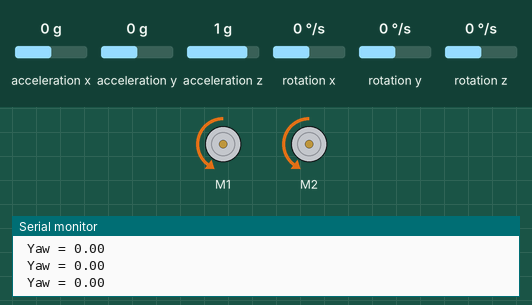
Simulated run of this sketch. Board: Arduino Uno, built with avr-gcc and run on an emulated ATmega328P. Parts: 2 × DC motor (green arrow = forward, orange = backward, longer = faster), the last lines printed to the serial monitor. Inputs (shaded band) come from the test bench; at power-on: rotation z 0 °/s, acceleration x 0 g, acceleration y 0 g, acceleration z 1 g, rotation x 0 °/s, rotation y 0 °/s.

Above: at 1.2 s.
1.3 s: rotation z set to 7 °/s
At 2.4 s:
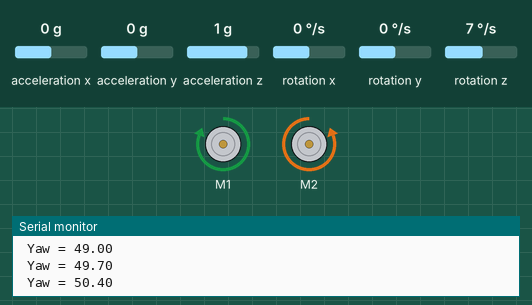
3.2 s: rotation z set to -192 °/s
At 3.6 s:
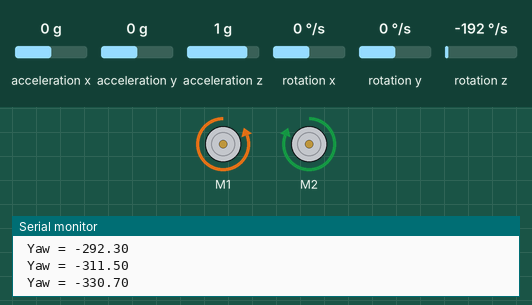
4.7 s: rotation z set to 100 °/s
At 7.42 s:
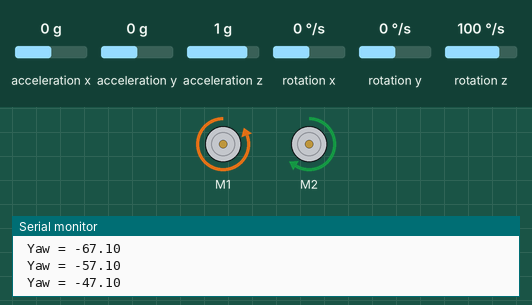
7.7 s: rotation z set to -100 °/s
At 7.95 s:
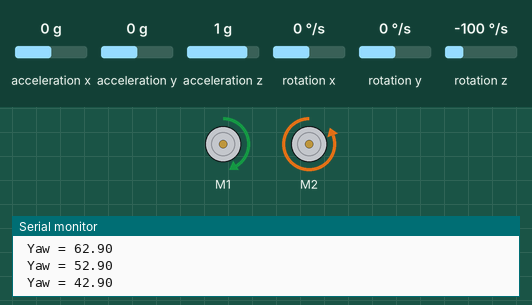
9.5 s: rotation z set to 192 °/s
At 11.5 s:
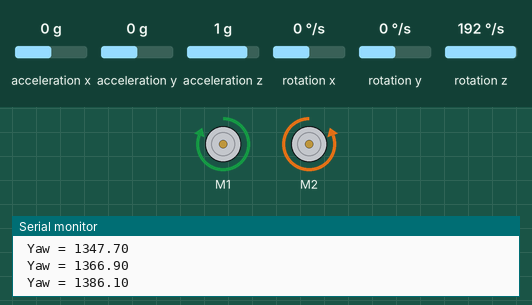
11.8 s: rotation z set to 0 °/s
At 12.4 s:
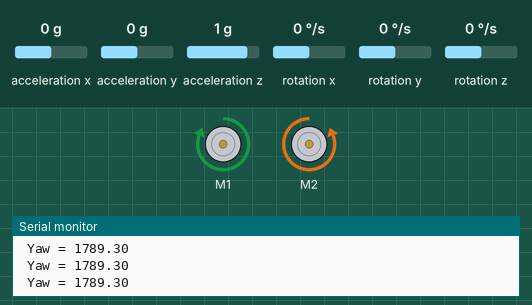
Timing chart, 0 to 14.3 s (numbered marks = the images above; inputs shaded):
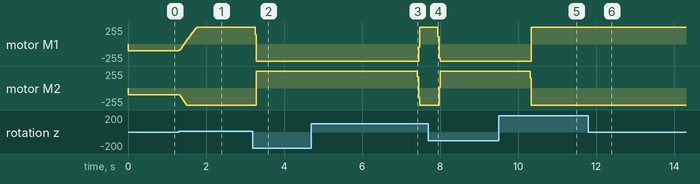

The sketch:

Task_36PID_1_.ino
```cpp
#include <SoftwareSerial.h>
#include <SabertoothSimplified.h>
SoftwareSerial SWSerial(NOT_A_PIN, 11); // RX on no pin (unused), TX on pin 11 (to S1).
SabertoothSimplified ST(SWSerial); // Use SWSerial as the serial port.
float Setpoint=0;
#include <Wire.h>
#include <MPU6050.h>
MPU6050 mpu;
unsigned long timer = 0;
float timeStep = 0.1;
float yaw = 0;

void setup()
{
  Serial.begin(9600);
  SWSerial.begin(9600);
  // Initialize MPU6050
  while(!mpu.begin(MPU6050_SCALE_2000DPS, MPU6050_RANGE_2G)){
    Serial.println("Could not find a valid MPU6050 sensor, check wiring!");
    delay(500);}

  // Calibrate gyroscope. The calibration must be at rest.
  // If you don't want calibrate, comment this line.
  //  mpu.calibrateGyro();

  // Set threshold sensivty. Default 3.
  // If you don't want use threshold, comment this line or set 0.
  mpu.setThreshold(3);}

void loop()
{ float kp;
  timer = millis();
  // Read normalized values
  Vector norm = mpu.readNormalizeGyro();
  yaw = yaw + norm.ZAxis * timeStep;
   Serial.print(" Yaw = ");
   Serial.println(yaw);
kp = (yaw+Setpoint)*8;
ST.motor(1,-(50-kp));
ST.motor(2,-(50+kp));}
```

Measured:
- after the input at 1.3 s, motor M1: moves from backward 100/255 to forward 255/255 over 0.44 s, starting at once; motor M2: backward 100/255 → backward 255/255 at once
- after the input at 3.2 s, motor M1: forward 255/255 → backward 255/255 after 0.06 s; motor M2: backward 255/255 → forward 255/255 after 0.09 s
- after the input at 4.7 s, motor M1: backward 255/255 → forward 255/255 after 2.7 s; motor M2: forward 255/255 → backward 255/255 after 2.7 s
- after the input at 7.7 s, motor M1: forward 255/255 → backward 255/255 after 0.24 s; motor M2: backward 255/255 → forward 255/255 after 0.27 s
- after the input at 9.5 s, motor M1: backward 255/255 → forward 255/255 after 0.83 s; motor M2: forward 255/255 → backward 255/255 after 0.80 s
- after the input at 11.8 s, motor M1: stays forward 255/255 (without the input it goes to backward 255/255 after 2.0 s); motor M2: stays backward 255/255 (without the input it goes to forward 255/255 after 2.0 s)
